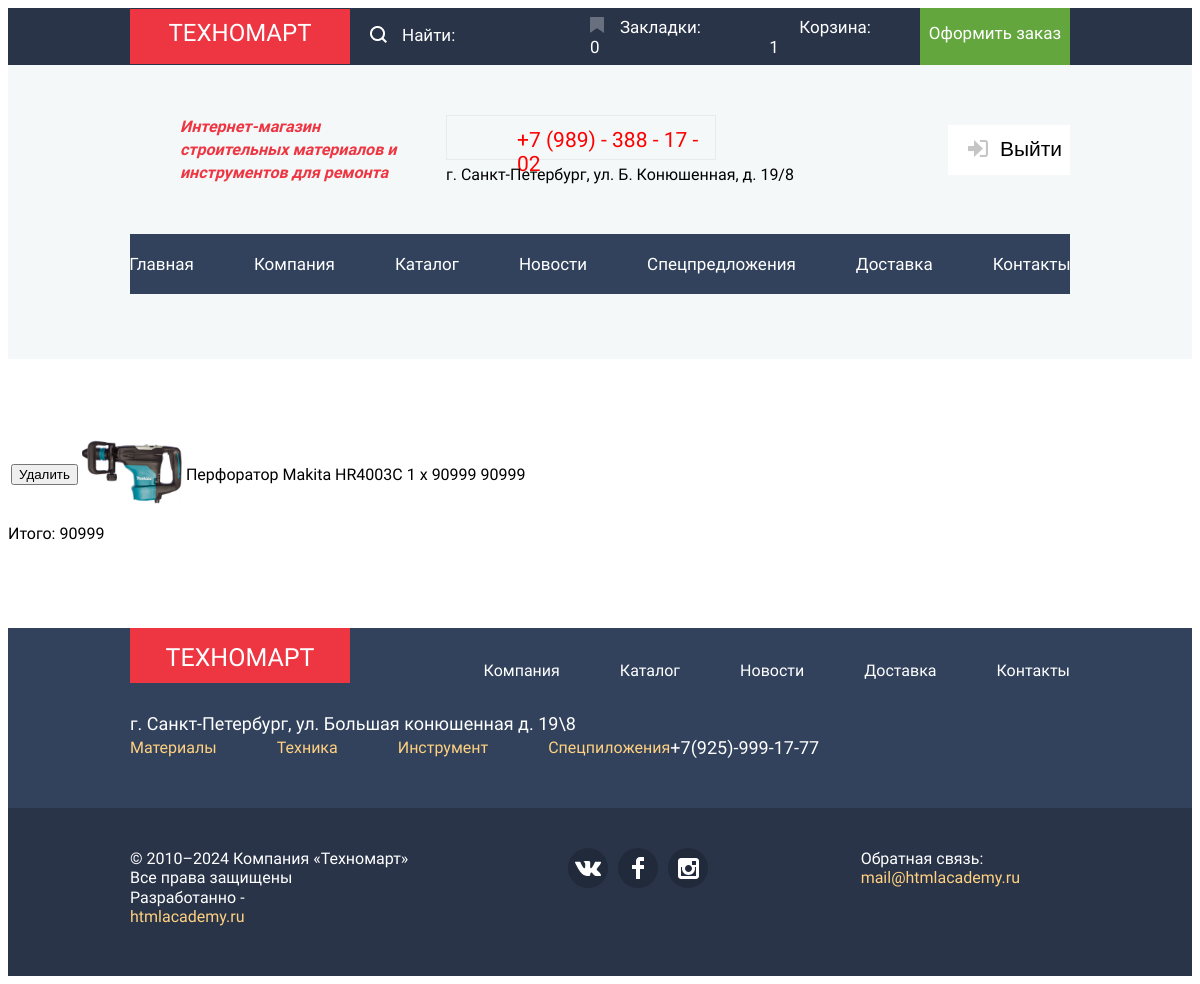
Page /cart (signed in) on the committed database.
### users/models.py (models this page shows)
class CartItem(models.Model):
    cart = models.ForeignKey(Cart, on_delete=models.CASCADE, related_name='items')
    product = models.ForeignKey(Product, on_delete=models.CASCADE)
    quantity = models.PositiveIntegerField(default=1)

### catalog/models.py (models this page shows, shortened)
class Product(models.Model):
    name = models.CharField(max_length=30)
    price = models.IntegerField()
    image = models.ImageField(upload_to='products', null=True)
    old_price = models.IntegerField(default=0)
    is_hit = models.BooleanField(default=False)
    manufacturer = models.CharField(max_length=30, default="BOSCH")

### users/views.py (the view)
# urls.py: path('cart', cart, name='cart_url')
@login_required
def cart(request):
    cart, cart_created = Cart.objects.get_or_create(user=request.user)
    items = cart.items.all()
    total_sum = 0
    for item in items:
        item.total_price = item.quantity * item.product.price
        total_sum += item.total_price
    return render(request, 'cart.html', context={
        'cart_items': items,
        'total_sum': total_sum
    })

### users/context_processors.py (called while the page is built)
def cart_context(request):
    if not request.user.is_authenticated:
        return {
            'number': 0,
        }
    else:
        cart, created = Cart.objects.get_or_create(user=request.user)
        items = cart.items.all()
        number = len(items)
        return {'number': number}

### templates/cart.html (shortened to what this page needs)
{% extends "base.html" %}
{% load static %}
{% block content %}
<div>
    {% if cart_items %}
    <table>
        {% for item in cart_items %}
        <tr>
            <td>
                <form action="{% url 'del_from_cart' item.product.id %}" method="post">
                    <button type="submit">Удалить</button>
                </form>
            </td>
            <td>
                <img src="{{ item.product.image.url }}" width="100">
            </td>
            <td>
                {{ item.product.name }}
            </td>
            <td>
                {{ item.quantity }} x {{ item.product.price }}
            </td>
            <td>
                {{ item.total_price }}
            </td>
        </tr>
        {% endfor %}
    </table>
    <p> Итого: {{ total_sum }} </p>
    {% else %}
    <p>Ваша корзина пуста</p>
    {% endif %}
</div>
{% endblock %}

### templates/base.html (shortened to what this page needs)
{% load static %}
<!DOCTYPE html>
<html lang="ru">
<head>
    <link rel="stylesheet" href="{% static 'css/style.css' %}">
</head>
<body>
<header class="header">
    <div class="top-header">
        <div class="container top-header-wraper">
            <a href="{% url 'home_url' %}">
                <div class="logo">
                    Техномарт
                </div>
            </a>
            <form action="{% url 'search_url' %}" method="get">
                <input name='search_value' type="search" class="search" placeholder="Найти:">
            </form>
            <ul class="top-header-list">
                <li>
                    <a href="" class="bookmark">Закладки: 0</a>
                </li>
                <li>
                    <a href="{% url 'cart_url' %}" class="cart">Корзина: {{number}}</a>
                </li>
                <li>
                    <a href="" class="order">Оформить заказ</a>
                </li>
            </ul>
        </div>
    </div>
    <div class="header-middle container">
        <h1 class="page-title">
            Интернет-магазин строительных материалов и инструментов для ремонта
        </h1>
        <div class="header-contacts">
            <a href="+79893881702" class="tel">+7 (989) - 388 - 17 - 02</a>
            <p>г. Санкт-Петербург, ул. Б. Конюшенная, д. 19/8</p>
        </div>
        <div class="user-buttons">
            {% if user.is_authenticated %}
            <form method="post" action="{% url 'logout_url' %}" >
                <button class="user-btn user-btn-enter log-out" type="submit" >Выйти</button>
            </form>
            {% else %}
            <a href="{% url 'login_url' %}" class="user-btn user-btn-enter">Войти</a>
            <a href="{% url 'register_url' %}" class="user-btn">Регистрация</a>
            {% endif %}
        </div>
    </div>
    <div class="bottom-header container">
        <nav>
            <ul class="nav-list">
                <li>
                    <a href="{% url 'home_url' %}">Главная</a>
                </li>
                <li>
                    <a href="">Компания</a>
                </li>
                <li>
                    <a href="{% url 'catalog_url' %}">Каталог</a>
                </li>
                <li>
                    <a href="">Новости</a>
                </li>
                <li>
                    <a href="">Спецпредложения</a>
                </li>
                <li>
                    <a href="">Доставка</a>
                </li>
                <li>
                    <a href="">Контакты</a>
                </li>
            </ul>
        </nav>
    </div>
</header>
{% block content %}
{% endblock %}
<footer>
    <div class="footer-top">
        <div class="footer-top-wrapper container">
            <div class="logo logo-footer">
                Техномарт
            </div>
            <ul class="footer-list">
                <li>
                    <a href="">Компания</a>
                </li>
                <li>
                    <a href="">Каталог</a>
                </li>
                <li>
                    <a href="">Новости</a>
                </li>
                <li>
                    <a href="">Доставка</a>
                </li>
                <li>
                    <a href="">Контакты</a>
                </li>
            </ul>
            <p class="footer-contacts footer-adres">г. Санкт-Петербург, ул. Большая конюшенная д. 19\8</p>
            <ul class="footer-list footer-list2">
                <li>
                    <a href="">Материалы</a>
                </li>
                <li>
                    <a href="">Техника</a>
                </li>
                <li>
                    <a href="">Инструмент</a>
                </li>
                <li>
                    <a href="">Спецпиложения</a>
                </li>
            </ul>
            <p class="footer-contacts">+7(925)-999-17-77</p>
        </div>
    </div>
    <div class="footer-top footer-bottom">
        <div class="footer-top-wrapper container">
            <p class="copy-right">© 2010–2024 Компания «Техномарт»<br> Все права защищены</p>
            <ul class="social-list">
                <li>
                    <a href=""><img src="{% static 'img/картинки сайт1/vk-icon.svg' %}" alt=""></a>
                </li>
                <li>
                    <a href=""><img src="{% static 'img/картинки сайт1/fb-icon.svg' %}" alt=""></a>
                </li>
                <li>
                    <a href=""><img src="{% static 'img/картинки сайт1/insta-icon.svg' %}" alt=""></a>
                </li>
            </ul>
            <p class="footer-feedback">Обратная связь: <br> <a
                    href="mailto:mail@htmlacademy.ru">mail@htmlacademy.ru</a></p>
            <p class="footer-feedback">Разработанно - <br> <a href="htmlacademy.ru">htmlacademy.ru</a></p>
        </div>
    </div>
</footer>
</body>
</html>

### static/css/style.css (style rules this page uses)
body { font-family: "Cuprum", sans-serif; }
ul { margin: 0; padding: 0; list-style: none; }
p, h1, h2, h3 { margin: 0; }
a { text-decoration: none; }
.container { width: 940px; margin: 0 auto; }
.header { background-color: #f4f8f9; padding-bottom: 65px; margin-bottom: 65px; }
.top-header-list a { font-size: 17px; color: rgb(255, 255, 255); }
.top-header-list { display: flex; align-items: center; justify-content: flex-end; margin-left: auto; }
.search { background-color: transparent; border: none; color: white; background-image: url("../img/icon-search.png"); background-position: 0 10px; background-repeat: no-repeat; padding-left: 32px; width: 220px; height: 42px; }
.search::placeholder { color: #ffff; font-family: "Cuprum", sans-serif; font-size: 17px; }
.logo { width: 220px; height: 55px; background-color: #EE3643; font-size: 24px; color: #ffff; text-align: center; text-transform: uppercase; padding-top: 10px; box-sizing: border-box; margin-right: 20px; }
.top-header { background-color: rgb(41, 52, 73); }
.top-header-wraper { display: flex; align-items:center; }
.page-title { font-size: 16px; line-height: 23px; color: rgb(238, 54, 67); font-style: italic; width: 226px; margin-right: 40px; }
.nav-list a { font-size: 17px; color: rgb(255, 255, 255); padding: 15px; }
.bottom-header { background-color: #32425c; height: 60px; display: flex; align-items: center; justify-content: center; }
.nav-list { display: flex; font-size: 17px; column-gap: 30px; }
.bookmark { background-image: url('../img/icon-bookmark.png'); background-repeat: no-repeat; padding-left: 30px; margin-right: 60px; }
.cart { background-image: url('../img/icon-cart.png'); background-repeat: no-repeat; padding-left: 30px; margin-right: 40px; }
.order { background-color: #63A63E; color: #ffff; width: 150px; height: 42px; display: block; text-align: center; padding-top: 15px; }
.header-middle { display: flex; align-items: center; padding: 50px; padding-right: 0; box-sizing: border-box; }
.tel { border: 1px solid #EAEAEA; color: red; background-image: url(../"img/icon-phone.png"); background-repeat: no-repeat; padding-left: 70px; background-position: 12px 12px; font-size: 21px; width: 270px; height: 45px; display: block; padding-top: 12px; box-sizing: border-box; margin-bottom: 5px; }
.user-btn { width: 150px; height: 50px; display: block; background-color: #ffff; text-align: center; padding-top: 12px; box-sizing: border-box; color: rgb(0, 0, 0); font-size: 21px; }
.user-btn-enter { width: 122px; padding-left: 50px; background-image: url('../img/icon-login.png'); background-repeat: no-repeat; background-position: 20px 15px; }
.user-buttons { display: flex; column-gap: 20px; }
.header-contacts { margin-right: auto; }
.footer-top { background-color: #32425c; }
.footer-top-wrapper { display: flex; flex-wrap: wrap; align-items: center; padding-bottom: 50px; }
.logo-footer { font-size: 25px; padding-top: 15px; margin-right: auto; margin-bottom: 30px; }
.footer-list { display: flex; column-gap: 60px; }
.footer-list a { color: #ffff; }
.footer-contacts { color: #ffff; font-size: 18px; }
.footer-adres { margin-right: auto; margin-bottom: 3px; }
.footer-list2 a { color: #ffd180; }
footer { margin-top: 85px; }
.footer-bottom { background-color: #293449; color: #ffff; padding-top: 40px; }
.copy-right { margin-right: 160px; }
.social-list a { display: flex; width: 40px; height: 40px; border-radius: 50%; background-color: #212a3a; align-items: center; justify-content: center; }
.social-list { display: flex; column-gap: 10px; margin-right: auto; }
.footer-feedback { margin-right: 50px; }
.footer-feedback a { color: #ffd180; }
.log-out { border: none; padding-top: 0; }

### rows in the picture
CartItem: product.image (picture), product.name "Перфоратор Makita HR4003C", quantity "1", product.price "90999", total_price "90999"

### other values in the picture
{{ number }} "1"
{{ total_sum }} "90999"
